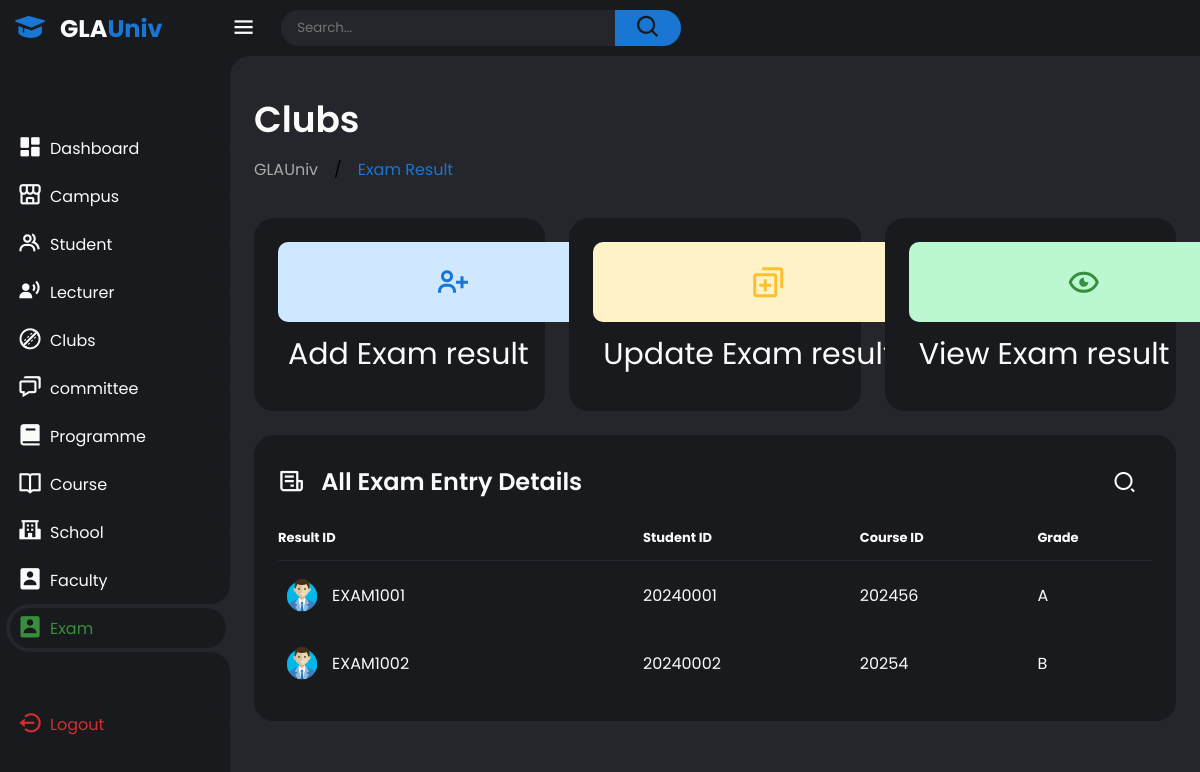
Page /All_files/dashboard/exam.php (signed in) on the committed database.
### tables this page shows
CREATE TABLE `course_result` (
  `result_id` varchar(11) NOT NULL,
  `student_id` int(11) DEFAULT NULL,
  `course_id` int(11) DEFAULT NULL,
  `year` int(11) DEFAULT NULL,
  `term` varchar(50) DEFAULT NULL,
  `grade` varchar(10) DEFAULT NULL
);

### All_files/dashboard/exam.php (the view, shortened to what this page needs)
<?php
include("../php_files/Database.php");
?>
<!DOCTYPE html>
<html lang="en">
<head>
    <link href='https://unpkg.com/boxicons@2.1.4/css/boxicons.min.css' rel='stylesheet'>
    <link rel="stylesheet" href="../../css files/Panel.css">
    <link href="https://cdn.jsdelivr.net/npm/remixicon@2.5.0/fonts/remixicon.css" rel="stylesheet">
    <link rel="stylesheet" href="../../css files/search.css">
</head>
<body class="dark">
    <div class="sidebar">
        <a href="#" class="logo">
            <i class='bx bxs-graduation'></i>
            <div class="logo-name"><span>GLA</span>Univ</div>
        </a>
        <ul class="side-menu">
            <li><a href="Panel.php"><i class='bx bxs-dashboard'></i>Dashboard</a></li>
            <li ><a href="Campus.php"><i class='bx bx-store-alt'></i>Campus</a></li>
            <li><a href="Student.php"><i class='bx bx-group' ></i>Student</a></li>
            <li><a href="lecturer.php"><i class='bx bxs-user-voice' ></i>Lecturer</a></li>
            <li><a href="clubs.php"><i class='bx bx-cricket-ball' ></i>Clubs</a></li>
            <li><a href="committee.php"><i class='bx bx-chat' ></i>committee</a></li>
            <li><a href="programme.php"><i class='bx bxs-book' ></i>Programme</a></li>
            <li><a href="course.php"><i class='bx bx-book-open' ></i>Course</a></li>
            <li><a href="school.php"><i class='bx bxs-school' ></i>School</a></li>
            <li><a href="faculty.php"><i class='bx bxs-user-rectangle' ></i>Faculty</a></li>
            <li class="active"><a href="exam.php"><i class='bx bxs-user-rectangle' ></i>Exam</a></li>
        </ul>
        <ul class="side-menu">
            <li>
                <a href="Logout.php" class="logout">
                    <i class='bx bx-log-out-circle'></i>
                    Logout
                </a>
            </li>
        </ul>
    </div>
    <div class="content">
        <nav>
            <i class='bx bx-menu'></i>
            <form action="#">
                <div class="form-input">
                    <input type="search" placeholder="Search...">
                    <button class="search-btn" type="submit"><i class='bx bx-search'></i></button>
                </div>
            </form>
        </nav>
        <main>
            <div class="header">
                <div class="left">
                    <h1>Clubs</h1>
                    <ul class="breadcrumb">
                        <li><a href="#">
                                GLAUniv
                            </a></li>
                        /
                        <li><a href="#" class="active">Exam Result</a></li>
                    </ul>
                </div>
            </div>
            <ul class="insights">
                <li>
                    <a href="../Add_data/exam_add.php">
                        <i class='bx bx-user-plus' style="width:350px" ></i>
                        <span class="info" style="font-size:30px;">
                            <p style="padding:10px 10px">Add Exam result</p>
                        </span>
                    </a>
                </li>
                <li>
                    <a href="../update_data/exam/exam_update_1.php">
                        <i class='bx bx-duplicate' style="width:350px"></i>
                        <span class="info" style="font-size:30px;">
                            <p style="padding:10px 10px">Update Exam result</p>
                        </span>
                    </a>
                </li>
                <li>
                    <a href="../View/exam_view.php">
                        <i class='bx bx-show-alt' style="width:350px"></i>
                        <span class="info" style="font-size:30px;">
                            <p style="padding:10px 10px">View Exam result</p>
                        </span>
                    </a>
                </li>
            </ul>
            <div class="bottom-data">
                <div class="orders">
                    <div class="header">
                        <i class='bx bx-receipt'></i>
                        <h3>All Exam Entry Details</h3>
                        <form action="https://www.google.com/search" class="search" id="search-bar">
                            <div class="search__button" id="search-button">
                                <i class="ri-search-2-line search__icon"></i>
                            </div>
                        </form>
                    </div>
                    <table>
                        <thead>
                            <tr>
                                <th>Result ID</th>
                                <th>Student ID</th>
                                <th>Course ID</th>
                                <th>Grade</th>
                            </tr>
                        </thead>
                        <tbody style="margin-right:50px">
                            <?php
                                $recent_club = "SELECT * FROM course_result LIMIT 3";
                                $result = mysqli_query($conn, $recent_club);
                                if ($result) {
                                    if (mysqli_num_rows($result) > 0) {
                                        while ($row = mysqli_fetch_assoc($result)) {
                                            echo '<tr>';
                                            echo '<td>';
                                            echo '<img src="../../images/User.png">';
                                            echo '<p>' . $row['result_id'] . '</p>';
                                            echo '</td>';
                                            echo '<td>' . $row['student_id'] . '</td>';
                                            echo '<td>' . $row['course_id'] . '</td>';
                                            echo '<td>' . $row['grade'] . '</td>';
                                            echo '</tr>';
                                        }
                                    }
                                     else {
                                        echo '<tr><td colspan="3">No Exam Records found.</td></tr>';
                                    }
                                } else {
                                    echo 'Error: ' . mysqli_error($connection);
                                }
                            ?>
                        </tbody>
                    </table>
                </div>
            </div>
        </main>
    </div>
</body>
</html>

### css files/search.css (style rules this page uses)
:root { --dark-color: hsl(222, 24%, 8%); --white-color: #fff; --body-color: hsl(222, 100%, 99%); --body-font: "Poppins", sans-serif; --small-font-size: .813rem; }
@media screen and (min-width: 968px) { :root { --small-font-size: .875rem; } }
.search { position: relative; width: 48px; height: 45px; background-color: #181a1e; border-radius: 10rem; padding: 10px; overflow: hidden; transition: width 0.5s cubic-bezier(0.9, 0, 0.3, 0.9); }
.search__button { width: 57px; height: 57px; background-color:#181a1e; border-radius: 50%; position: absolute; top: 0; bottom: 0; right: -1px; margin: auto; display: grid; place-items: center; cursor: pointer; transition: transform 0.6s cubic-bezier(0.9, 0, 0.3, 0.9); }
.search__icon, .search__close { color: var(--white-color); font-size: 1.5rem; position: absolute; transition: opacity 0.5s cubic-bezier(0.9, 0, 0.3, 0.9); }

### rows in the picture
course_result: result_id "EXAM1001", student "20240001", course "202456", grade "A"
course_result: result_id "EXAM1002", student "20240002", course "20254", grade "B"
